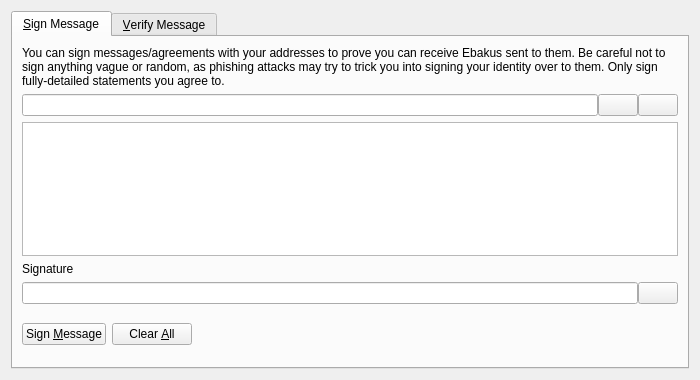
<?xml version="1.0" encoding="UTF-8"?>
<ui version="4.0">
 <class>SignVerifyMessageDialog</class>
 <widget class="QDialog" name="SignVerifyMessageDialog">
  <property name="geometry">
   <rect>
    <x>0</x>
    <y>0</y>
    <width>700</width>
    <height>380</height>
   </rect>
  </property>
  <property name="windowTitle">
   <string>Signatures - Sign / Verify a Message</string>
  </property>
  <property name="modal">
   <bool>true</bool>
  </property>
  <layout class="QVBoxLayout" name="verticalLayout">
   <item>
    <widget class="QTabWidget" name="tabWidget">
     <property name="currentIndex">
      <number>0</number>
     </property>
     <widget class="QWidget" name="tabSignMessage">
      <attribute name="title">
       <string>&amp;Sign Message</string>
      </attribute>
      <layout class="QVBoxLayout" name="verticalLayout_SM">
       <item>
        <widget class="QLabel" name="infoLabel_SM">
         <property name="text">
          <string>You can sign messages/agreements with your addresses to prove you can receive Ebakus sent to them. Be careful not to sign anything vague or random, as phishing attacks may try to trick you into signing your identity over to them. Only sign fully-detailed statements you agree to.</string>
         </property>
         <property name="textFormat">
          <enum>Qt::PlainText</enum>
         </property>
         <property name="wordWrap">
          <bool>true</bool>
         </property>
        </widget>
       </item>
       <item>
        <layout class="QHBoxLayout" name="horizontalLayout_1_SM">
         <property name="spacing">
          <number>0</number>
         </property>
         <item>
          <widget class="QValidatedLineEdit" name="addressIn_SM">
           <property name="toolTip">
            <string>The Ebakus address to sign the message with</string>
           </property>
          </widget>
         </item>
         <item>
          <widget class="QPushButton" name="addressBookButton_SM">
           <property name="toolTip">
            <string>Choose previously used address</string>
           </property>
           <property name="text">
            <string/>
           </property>
           <property name="shortcut">
            <string>Alt+A</string>
           </property>
           <property name="autoDefault">
            <bool>false</bool>
           </property>
          </widget>
         </item>
         <item>
          <widget class="QPushButton" name="pasteButton_SM">
           <property name="toolTip">
            <string>Paste address from clipboard</string>
           </property>
           <property name="text">
            <string/>
           </property>
           <property name="shortcut">
            <string>Alt+P</string>
           </property>
           <property name="autoDefault">
            <bool>false</bool>
           </property>
          </widget>
         </item>
        </layout>
       </item>
       <item>
        <widget class="QPlainTextEdit" name="messageIn_SM">
         <property name="toolTip">
          <string>Enter the message you want to sign here</string>
         </property>
        </widget>
       </item>
       <item>
        <widget class="QLabel" name="signatureLabel_SM">
         <property name="text">
          <string>Signature</string>
         </property>
         <property name="textFormat">
          <enum>Qt::PlainText</enum>
         </property>
        </widget>
       </item>
       <item>
        <layout class="QHBoxLayout" name="horizontalLayout_2_SM">
         <property name="spacing">
          <number>0</number>
         </property>
         <item>
          <widget class="QLineEdit" name="signatureOut_SM">
           <property name="font">
            <font>
             <italic>true</italic>
            </font>
           </property>
           <property name="readOnly">
            <bool>true</bool>
           </property>
          </widget>
         </item>
         <item>
          <widget class="QPushButton" name="copySignatureButton_SM">
           <property name="toolTip">
            <string>Copy the current signature to the system clipboard</string>
           </property>
           <property name="text">
            <string/>
           </property>
           <property name="autoDefault">
            <bool>false</bool>
           </property>
          </widget>
         </item>
        </layout>
       </item>
       <item>
        <layout class="QHBoxLayout" name="horizontalLayout_3_SM">
         <item>
          <widget class="QPushButton" name="signMessageButton_SM">
           <property name="toolTip">
            <string>Sign the message to prove you own this Ebakus address</string>
           </property>
           <property name="text">
            <string>Sign &amp;Message</string>
           </property>
           <property name="autoDefault">
            <bool>false</bool>
           </property>
          </widget>
         </item>
         <item>
          <widget class="QPushButton" name="clearButton_SM">
           <property name="toolTip">
            <string>Reset all sign message fields</string>
           </property>
           <property name="text">
            <string>Clear &amp;All</string>
           </property>
           <property name="autoDefault">
            <bool>false</bool>
           </property>
          </widget>
         </item>
         <item>
          <spacer name="horizontalSpacer_1_SM">
           <property name="orientation">
            <enum>Qt::Horizontal</enum>
           </property>
           <property name="sizeHint" stdset="0">
            <size>
             <width>40</width>
             <height>48</height>
            </size>
           </property>
          </spacer>
         </item>
         <item>
          <widget class="QLabel" name="statusLabel_SM">
           <property name="font">
            <font>
             <weight>75</weight>
             <bold>true</bold>
            </font>
           </property>
           <property name="text">
            <string/>
           </property>
           <property name="wordWrap">
            <bool>true</bool>
           </property>
          </widget>
         </item>
         <item>
          <spacer name="horizontalSpacer_2_SM">
           <property name="orientation">
            <enum>Qt::Horizontal</enum>
           </property>
           <property name="sizeHint" stdset="0">
            <size>
             <width>40</width>
             <height>48</height>
            </size>
           </property>
          </spacer>
         </item>
        </layout>
       </item>
      </layout>
     </widget>
     <widget class="QWidget" name="tabVerifyMessage">
      <attribute name="title">
       <string>&amp;Verify Message</string>
      </attribute>
      <layout class="QVBoxLayout" name="verticalLayout_VM">
       <item>
        <widget class="QLabel" name="infoLabel_VM">
         <property name="text">
          <string>Enter the receiver's address, message (ensure you copy line breaks, spaces, tabs, etc. exactly) and signature below to verify the message. Be careful not to read more into the signature than what is in the signed message itself, to avoid being tricked by a man-in-the-middle attack. Note that this only proves the signing party receives with the address, it cannot prove sendership of any transaction!</string>
         </property>
         <property name="textFormat">
          <enum>Qt::PlainText</enum>
         </property>
         <property name="alignment">
          <set>Qt::AlignLeading|Qt::AlignLeft|Qt::AlignTop</set>
         </property>
         <property name="wordWrap">
          <bool>true</bool>
         </property>
        </widget>
       </item>
       <item>
        <layout class="QHBoxLayout" name="horizontalLayout_1_VM">
         <property name="spacing">
          <number>0</number>
         </property>
         <item>
          <widget class="QValidatedLineEdit" name="addressIn_VM">
           <property name="toolTip">
            <string>The Ebakus address the message was signed with</string>
           </property>
          </widget>
         </item>
         <item>
          <widget class="QPushButton" name="addressBookButton_VM">
           <property name="toolTip">
            <string>Choose previously used address</string>
           </property>
           <property name="text">
            <string/>
           </property>
           <property name="shortcut">
            <string>Alt+A</string>
           </property>
           <property name="autoDefault">
            <bool>false</bool>
           </property>
          </widget>
         </item>
        </layout>
       </item>
       <item>
        <widget class="QPlainTextEdit" name="messageIn_VM"/>
       </item>
       <item>
        <widget class="QValidatedLineEdit" name="signatureIn_VM"/>
       </item>
       <item>
        <layout class="QHBoxLayout" name="horizontalLayout_2_VM">
         <item>
          <widget class="QPushButton" name="verifyMessageButton_VM">
           <property name="toolTip">
            <string>Verify the message to ensure it was signed with the specified Ebakus address</string>
           </property>
           <property name="text">
            <string>Verify &amp;Message</string>
           </property>
           <property name="autoDefault">
            <bool>false</bool>
           </property>
          </widget>
         </item>
         <item>
          <widget class="QPushButton" name="clearButton_VM">
           <property name="toolTip">
            <string>Reset all verify message fields</string>
           </property>
           <property name="text">
            <string>Clear &amp;All</string>
           </property>
           <property name="autoDefault">
            <bool>false</bool>
           </property>
          </widget>
         </item>
         <item>
          <spacer name="horizontalSpacer_1_VM">
           <property name="orientation">
            <enum>Qt::Horizontal</enum>
           </property>
           <property name="sizeHint" stdset="0">
            <size>
             <width>40</width>
             <height>48</height>
            </size>
           </property>
          </spacer>
         </item>
         <item>
          <widget class="QLabel" name="statusLabel_VM">
           <property name="font">
            <font>
             <weight>75</weight>
             <bold>true</bold>
            </font>
           </property>
           <property name="text">
            <string/>
           </property>
           <property name="wordWrap">
            <bool>true</bool>
           </property>
          </widget>
         </item>
         <item>
          <spacer name="horizontalSpacer_2_VM">
           <property name="orientation">
            <enum>Qt::Horizontal</enum>
           </property>
           <property name="sizeHint" stdset="0">
            <size>
             <width>40</width>
             <height>48</height>
            </size>
           </property>
          </spacer>
         </item>
        </layout>
       </item>
      </layout>
     </widget>
    </widget>
   </item>
  </layout>
 </widget>
 <customwidgets>
  <customwidget>
   <class>QValidatedLineEdit</class>
   <extends>QLineEdit</extends>
   <header>qvalidatedlineedit.h</header>
  </customwidget>
 </customwidgets>
 <resources>
  <include location="../dash.qrc"/>
 </resources>
 <connections/>
</ui>
